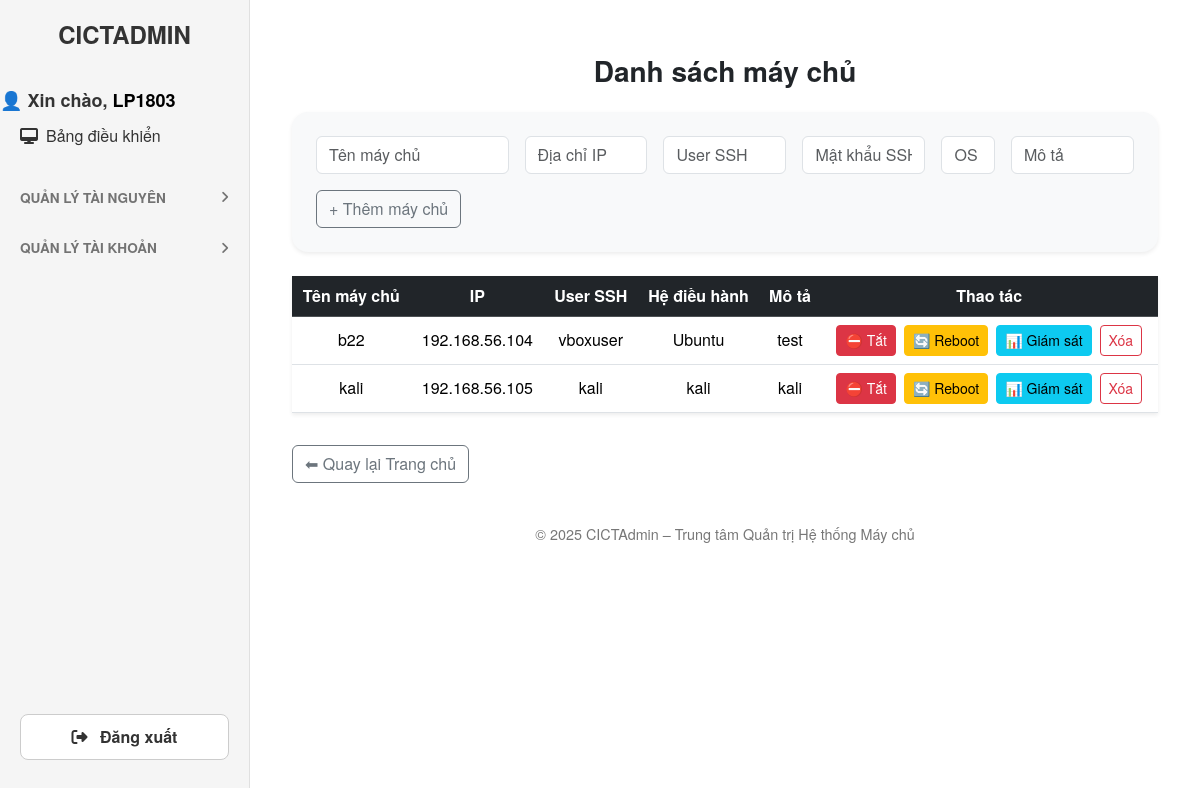
The page /servers (signed in) on the database its author committed.
### tables this page shows
CREATE TABLE servers (
        id INTEGER PRIMARY KEY AUTOINCREMENT,
        name TEXT NOT NULL,
        ip TEXT NOT NULL,
        username TEXT NOT NULL,
        password TEXT NOT NULL,
        os TEXT,
        description TEXT,
        port INTEGER DEFAULT 22
    );

### app.py (the view)
@app.route("/servers")
@login_required
def servers():
    db = get_db()
    role = session.get("role")
    user_id = session.get("user_id")
    if role == "admin":
        servers = db.execute("SELECT * FROM servers").fetchall()
    else:
        servers = db.execute("""
            SELECT s.* FROM servers s
            JOIN user_servers us ON s.id = us.server_id
            WHERE us.user_id = ?
        """, (user_id,)).fetchall()
    return render_template("servers.html", servers=servers, active="servers")

### app.py (called while the page is built)
@app.context_processor
def inject_user():
    return dict(current_user=session.get("user"))

def get_db():
    db = getattr(g, "_database", None)
    if db is None:
        db = g._database = sqlite3.connect(DATABASE, detect_types=sqlite3.PARSE_DECLTYPES)
        db.row_factory = sqlite3.Row
    return db

@app.teardown_appcontext
def close_connection(exception):
    db = getattr(g, "_database", None)
    if db:
        db.close()

def login_required(f):
    @wraps(f)
    def decorated_function(*args, **kwargs):
        if "logged_in" not in session:
            flash("Bạn phải đăng nhập trước.", "warning")
            return redirect(url_for("login"))
        return f(*args, **kwargs)
    return decorated_function

### templates/servers.html (shortened to what this page needs)
 {% extends "base.html" %}
{% block content %}
<div class="container mt-4">
    <h3 class="fw-bold mb-4 text-center text-dark">Danh sách máy chủ</h3>
    <form method="POST" action="{{ url_for('add_server') }}"
      class="bg-light p-4 rounded-4 shadow-sm mb-4"
      onsubmit="return disableSubmitButton()">
        <div class="row g-3">
            <div class="col-md-3"><input type="text" name="name" class="form-control" placeholder="Tên máy chủ" required></div>
            <div class="col-md-2"><input type="text" name="ip" class="form-control" placeholder="Địa chỉ IP" required></div>
            <div class="col-md-2"><input type="text" name="username" class="form-control" placeholder="User SSH" required></div>
            <div class="col-md-2"><input type="password" name="password" class="form-control" placeholder="Mật khẩu SSH" required></div>
            <div class="col-md-1"><input type="text" name="os" class="form-control" placeholder="OS" required></div>
            <div class="col-md-2"><input type="text" name="description" class="form-control" placeholder="Mô tả"></div>
        </div>
        <button type="submit" class="btn btn-outline-secondary mt-3" id="addServerSubmitBtn">+ Thêm máy chủ</button>
    </form>
    <table class="table table-hover align-middle shadow-sm bg-white">
        <thead class="table-dark text-center">
            <tr>
                <th>Tên máy chủ</th>
                <th>IP</th>
                <th>User SSH</th>
                <th>Hệ điều hành</th>
                <th>Mô tả</th>
                <th>Thao tác</th>
            </tr>
        </thead>
        <tbody>
        {% for s in servers %}
        <tr class="text-center">
            <td>{{ s.name }}</td>
            <td>{{ s.ip }}</td>
            <td>{{ s.username }}</td>
            <td>{{ s.os }}</td>
            <td>{{ s.description }}</td>
            <td class="text-center">
            <div class="d-flex justify-content-center gap-2 flex-wrap">
                <a href="{{ url_for('power_control', server_id=s.id, action='shutdown') }}"
                class="btn btn-sm btn-danger"
                onclick="return confirm('Tắt máy chủ {{ s.name }}?')">
                    ⛔ Tắt
                </a>
                <a href="{{ url_for('power_control', server_id=s.id, action='reboot') }}"
                class="btn btn-sm btn-warning"
                onclick="return confirm('Khởi động lại {{ s.name }}?')">
                    🔄 Reboot
                </a>
                <button class="btn btn-sm btn-info"
                        data-bs-toggle="modal"
                        data-bs-target="#systemInfoModal"
                        onclick="loadMonitorDetail({{ s.id }})">
                    📊 Giám sát
                </button>
                <form method="POST" action="{{ url_for('delete_server', server_id=s.id) }}"
                    onsubmit="return confirm('Bạn chắc chắn muốn xóa máy chủ {{ s.name }} không?')">
                    <button type="submit" class="btn btn-outline-danger btn-sm">Xóa</button>
                </form>
            </div>
        </td>
        </tr>
        {% else %}
        <tr>
            <td colspan="6" class="text-center text-muted py-4">
                <i class="fas fa-exclamation-triangle me-2"></i> Chưa có máy chủ nào được thêm.
            </td>
        </tr>
        {% endfor %}
        </tbody>
    </table>
    <a href="{{ url_for('dashboard') }}" class="btn btn-outline-secondary mt-3">⬅ Quay lại Trang chủ</a>
</div>
{% endblock %}

### templates/base.html (style rules this page uses)
body { background-color: #ffffff; font-family: 'Helvetica Neue', Helvetica, Arial, sans-serif; margin: 0; display: flex; min-height: 100vh; }

### rows shown on the page
servers: name "b22", ip "192.168.56.104", username "vboxuser", os "Ubuntu", description "test"
servers: name "kali", ip "192.168.56.105", username "kali", os "kali", description "kali"

### other values the page prints
{{ current_user }} "LP1803"
